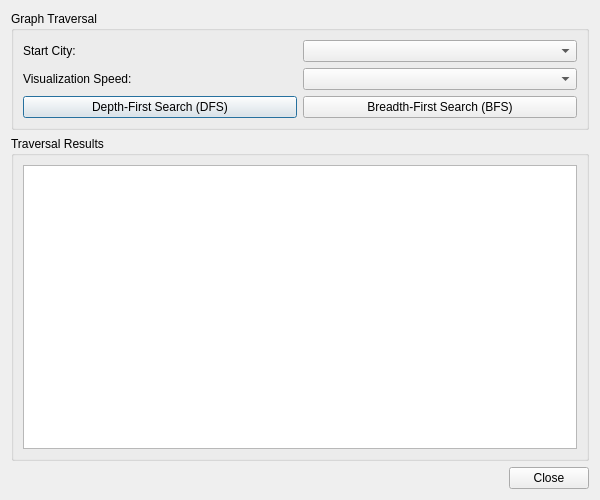
<?xml version="1.0" encoding="UTF-8"?>
<ui version="4.0">
 <class>GraphTraversalWindow</class>
 <widget class="QDialog" name="GraphTraversalWindow">
  <property name="geometry">
   <rect>
    <x>0</x>
    <y>0</y>
    <width>600</width>
    <height>500</height>
   </rect>
  </property>
  <property name="windowTitle">
   <string>Graph Traversal</string>
  </property>
  <layout class="QVBoxLayout" name="verticalLayout">
   <item>
    <widget class="QGroupBox" name="traversalGroup">
     <property name="title">
      <string>Graph Traversal</string>
     </property>
     <layout class="QVBoxLayout" name="verticalLayout_2">
      <item>
       <layout class="QHBoxLayout" name="horizontalLayout">
        <item>
         <widget class="QLabel" name="label600">
          <property name="text">
           <string>Start City:</string>
          </property>
         </widget>
        </item>
        <item>
         <widget class="QComboBox" name="startCityComboBox"/>
        </item>
       </layout>
      </item>
      <item>
       <layout class="QHBoxLayout" name="horizontalLayout_2">
        <item>
         <widget class="QLabel" name="label_speed">
          <property name="text">
           <string>Visualization Speed:</string>
          </property>
         </widget>
        </item>
        <item>
         <widget class="QComboBox" name="visualizationSpeedComboBox"/>
        </item>
       </layout>
      </item>
      <item>
       <layout class="QHBoxLayout" name="horizontalLayout_3">
        <item>
         <widget class="QPushButton" name="btnDFS">
          <property name="text">
           <string>Depth-First Search (DFS)</string>
          </property>
         </widget>
        </item>
        <item>
         <widget class="QPushButton" name="btnBFS">
          <property name="text">
           <string>Breadth-First Search (BFS)</string>
          </property>
         </widget>
        </item>
       </layout>
      </item>
     </layout>
    </widget>
   </item>
   <item>
    <widget class="QGroupBox" name="resultsGroup">
     <property name="title">
      <string>Traversal Results</string>
     </property>
     <layout class="QVBoxLayout" name="verticalLayout_3">
      <item>
       <widget class="QTextEdit" name="traversalResultsTextEdit">
        <property name="readOnly">
         <bool>true</bool>
        </property>
       </widget>
      </item>
     </layout>
    </widget>
   </item>
   <item>
    <layout class="QHBoxLayout" name="horizontalLayout_4">
     <item>
      <spacer name="horizontalSpacer_2">
       <property name="orientation">
        <enum>Qt::Orientation::Horizontal</enum>
       </property>
       <property name="sizeHint" stdset="0">
        <size>
         <width>40</width>
         <height>20</height>
        </size>
       </property>
      </spacer>
     </item>
     <item>
      <widget class="QPushButton" name="btnClose">
       <property name="text">
        <string>Close</string>
       </property>
      </widget>
     </item>
    </layout>
   </item>
  </layout>
 </widget>
 <resources/>
 <connections>
  <connection>
   <sender>btnClose</sender>
   <signal>clicked()</signal>
   <receiver>GraphTraversalWindow</receiver>
   <slot>close()</slot>
   <hints>
    <hint type="sourcelabel">
     <x>496</x>
     <y>472</y>
    </hint>
    <hint type="destinationlabel">
     <x>349</x>
     <y>249</y>
    </hint>
   </hints>
  </connection>
 </connections>
</ui>
